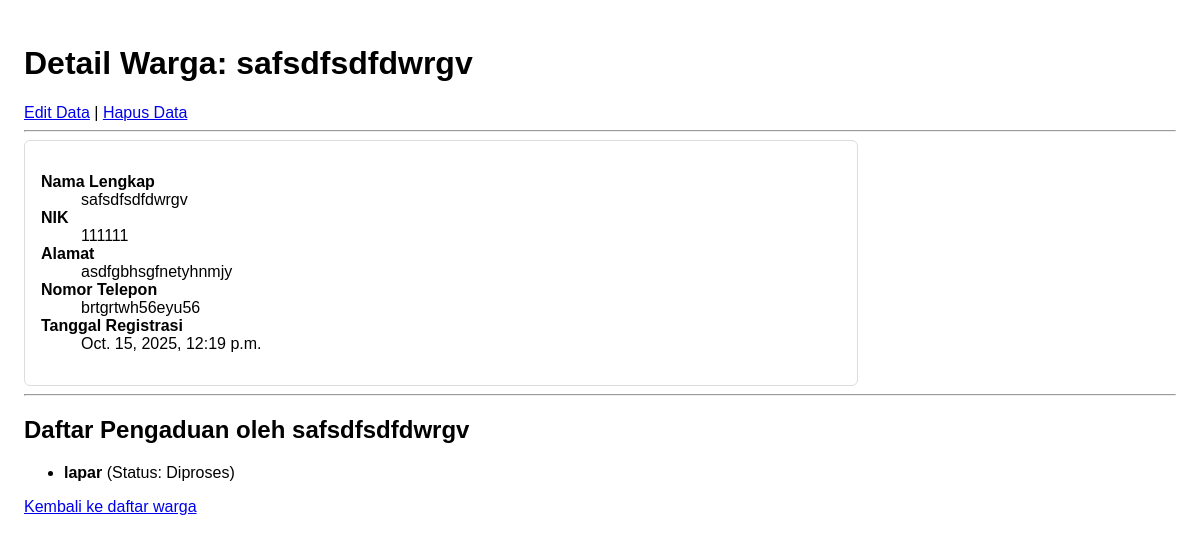
The page /warga/4/ on the database as committed earlier.
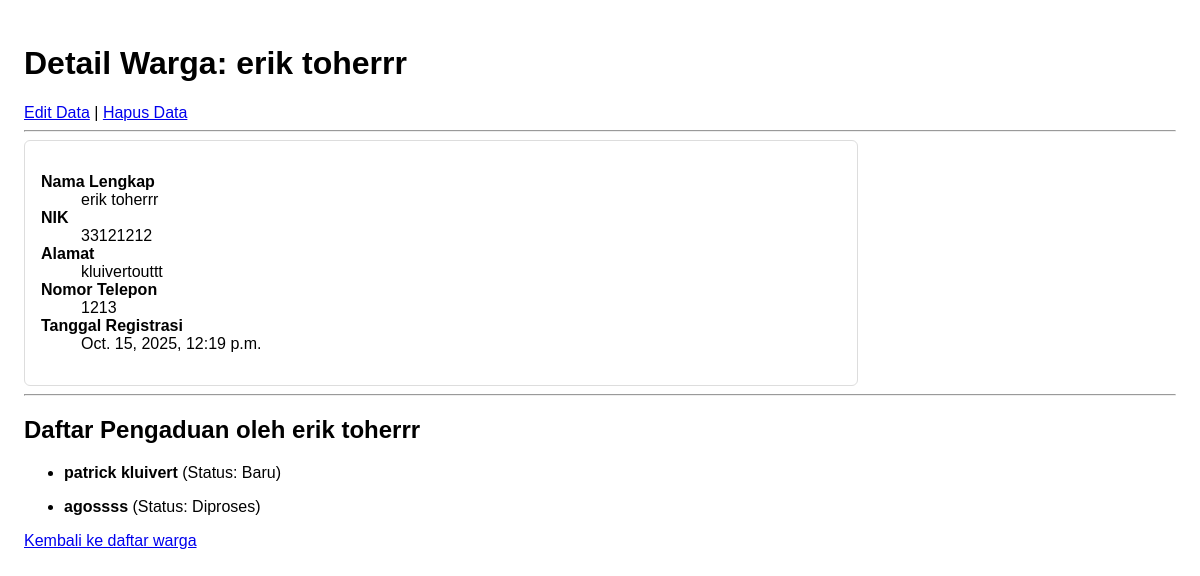
The same page on the database as committed later.
### warga/models.py (models this page shows, shortened)
class Warga(models.Model):
    nik = models.CharField(max_length=16, unique=True, verbose_name="Nomor Induk Kependudukan")
    nama_lengkap = models.CharField(max_length=100, verbose_name="Nama Lengkap")
    alamat = models.TextField(verbose_name="Alamat Tinggal")
    no_telepon = models.CharField(max_length=15, blank=True, verbose_name="Nomor Telepon")
    tanggal_registrasi = models.DateTimeField(auto_now_add=True)

class Pengaduan(models.Model):
    STATUS_CHOICES = [
        ('BARU', 'Baru'),
        ('DIPROSES', 'Diproses'),
        ('SELESAI', 'Selesai'),
    ]
    judul = models.CharField(
        max_length=200,
        verbose_name="Judul Pengaduan"
    )
    isi = models.TextField(
        verbose_name="Isi Pengaduan"
    )
    status = models.CharField(max_length=10, choices=STATUS_CHOICES, default='BARU')
    tanggal_pengaduan = models.DateTimeField(
        auto_now_add=True
    )
    pelapor = models.ForeignKey(Warga, on_delete=models.CASCADE, related_name='pengaduan')

### warga/views.py (the view)
# urls.py: path('<int:pk>/', WargaDetailView.as_view(), name='warga-detail'),
class WargaDetailView(DetailView):
	model = Warga

### warga/templates/warga/warga_detail.html (shortened to what this page needs)
<!DOCTYPE html>
<html>
<head>
</head>
<body>
    <h1>Detail Warga: {{ object.nama_lengkap }}</h1>
    <a href="{% url 'warga-edit' object.pk %}">Edit Data</a> |
    <a href="{% url 'warga-hapus' object.pk %}">Hapus Data</a>
    <hr>
    <div class="card">
        <dl>
            <dt>Nama Lengkap</dt>
            <dd>{{ object.nama_lengkap }}</dd>
            <dt>NIK</dt>
            <dd>{{ object.nik }}</dd>
            <dt>Alamat</dt>
            <dd>{{ object.alamat }}</dd>
            <dt>Nomor Telepon</dt>
            <dd>{{ object.no_telepon|default:'-' }}</dd>
            <dt>Tanggal Registrasi</dt>
            <dd>{{ object.tanggal_registrasi }}</dd>
        </dl>
    </div>
    <hr>
    <h2>Daftar Pengaduan oleh {{ object.nama_lengkap }}</h2>
    <ul class="aduan">
        {% for aduan in object.pengaduan.all %}
            <li>
                <strong>{{ aduan.judul }}</strong> (Status: {{ aduan.get_status_display }})
            </li>
        {% empty %}
            <li>Warga ini belum pernah membuat pengaduan.</li>
        {% endfor %}
    </ul>
    <p><a href="{% url 'warga-list' %}">Kembali ke daftar warga</a></p>
</body>
</html>

Rows that differ between the two databases and show on the page:
changed Warga: nama_lengkap "safsdfsdfdwrgv" → "erik toherrr"; nik "111111" → "33121212"; alamat "asdfgbhsgfnetyhnmjy" → "kluivertouttt"; no_telepon "brtgrtwh56eyu56" → "1213"
now on this page (row edited): Pengaduan: judul "patrick kluivert", status "Baru"
changed Pengaduan "Diproses": judul "lapar" → "agossss"
